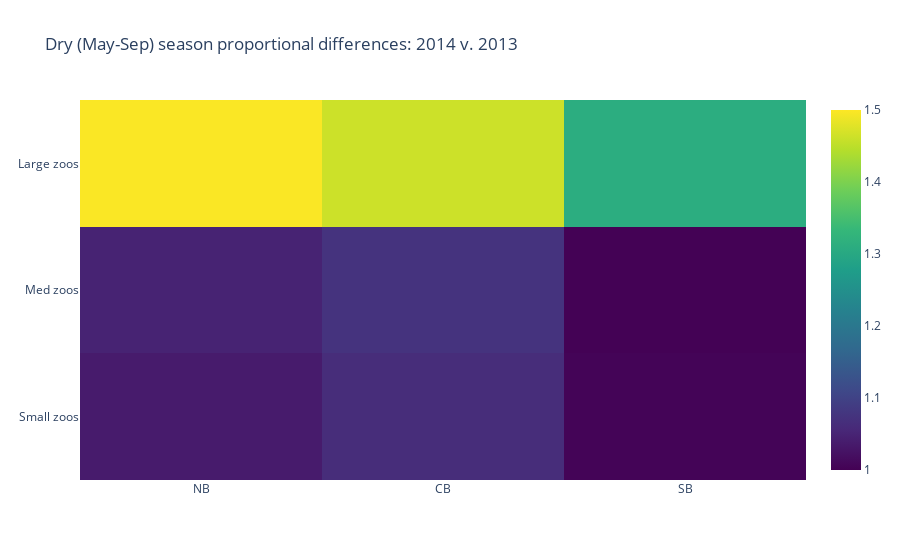

Source (notebook cell):
### Code cell
# Dry season

fig = go.Figure(data=go.Heatmap(
                   z=[[4.84/4.67, 5.68/5.34, 6.63/6.60], 
                      [3.26/3.11, 4.48/4.17, 6.25/6.24], 
                      [.897/.599,1.06/.725,1.35/1.03]],
                   x=['NB', 'CB', 'SB'],
                   y=['Small zoos', 'Med zoos', 'Large zoos'],
                    colorscale="Viridis",
                    zmin=1, zmax=1.5))                  

fig.update_layout(
    title='Dry (May-Sep) season proportional differences: 2014 v. 2013')

fig.show()

### Figure 1 — Plotly figure (JSON) as saved in the notebook; plotly's stock layout.template omitted (floating-point values rounded to 4 significant figures)
{"data": [{"colorscale": [[0, "#440154"], [0.1111, "#482878"], [0.2222, "#3e4989"], [0.3333, "#31688e"], [0.4444, "#26828e"], [0.5556, "#1f9e89"], [0.6667, "#35b779"], [0.7778, "#6ece58"], [0.8889, "#b5de2b"], [1, "#fde725"]], "type": "heatmap", "x": ["NB", "CB", "SB"], "y": ["Small zoos", "Med zoos", "Large zoos"], "z": [[1.036, 1.064, 1.005], [1.048, 1.074, 1.002], [1.497, 1.462, 1.311]], "zmax": 1.5, "zmin": 1}], "layout": {"title": {"text": "Dry (May-Sep) season proportional differences: 2014 v. 2013"}}}
